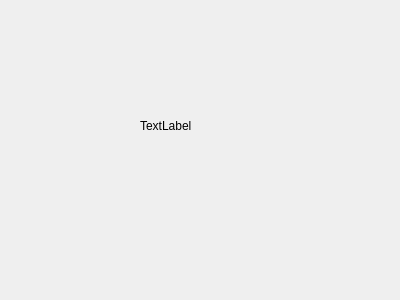
<?xml version="1.0" encoding="UTF-8"?>
<ui version="4.0">
 <class>Dialog</class>
 <widget class="QDialog" name="Dialog">
  <property name="geometry">
   <rect>
    <x>0</x>
    <y>0</y>
    <width>400</width>
    <height>300</height>
   </rect>
  </property>
  <property name="windowTitle">
   <string>Dialog</string>
  </property>
  <widget class="QLabel" name="label">
   <property name="geometry">
    <rect>
     <x>140</x>
     <y>120</y>
     <width>56</width>
     <height>12</height>
    </rect>
   </property>
   <property name="text">
    <string>TextLabel</string>
   </property>
  </widget>
 </widget>
 <resources/>
 <connections/>
</ui>
